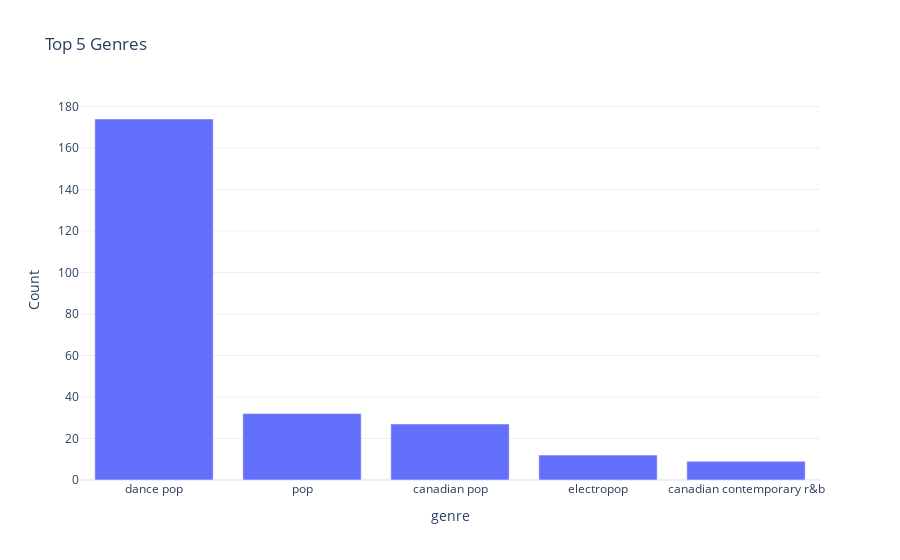

Notebook code for this chart:
### Markdown cell above
#### What is the top 5 genre?

### Code cell
# Prepare data
famous_genres = df['top genre'].value_counts().head(5).to_frame().reset_index()
famous_genres.columns = ['genre','Count']
famous_genres_list = list(famous_genres['genre'])

# Visualize
px.bar(famous_genres, 
       x = 'genre', 
       y = 'Count', 
       title = 'Top 5 Genres',
       template = 'plotly_white')

### Figure 1 — Plotly figure (JSON) as saved in the notebook; plotly's stock layout.template omitted (floating-point values rounded to 4 significant figures)
{"data": [{"alignmentgroup": "True", "hoverlabel": {"namelength": 0}, "hovertemplate": "genre=%{x}<br>Count=%{y}", "legendgroup": "", "marker": {"color": "#636efa"}, "name": "", "offsetgroup": "", "orientation": "v", "showlegend": false, "textposition": "auto", "type": "bar", "x": ["dance pop", "pop", "canadian pop", "electropop", "canadian contemporary r&b"], "xaxis": "x", "y": [174, 32, 27, 12, 9], "yaxis": "y"}], "layout": {"autosize": true, "barmode": "relative", "legend": {"tracegroupgap": 0}, "title": {"text": "Top 5 Genres"}, "xaxis": {"anchor": "y", "autorange": true, "domain": [0, 1], "range": [-0.5, 4.5], "title": {"text": "genre"}, "type": "category"}, "yaxis": {"anchor": "x", "autorange": true, "domain": [0, 1], "range": [0, 183.2], "title": {"text": "Count"}, "type": "linear"}}}
